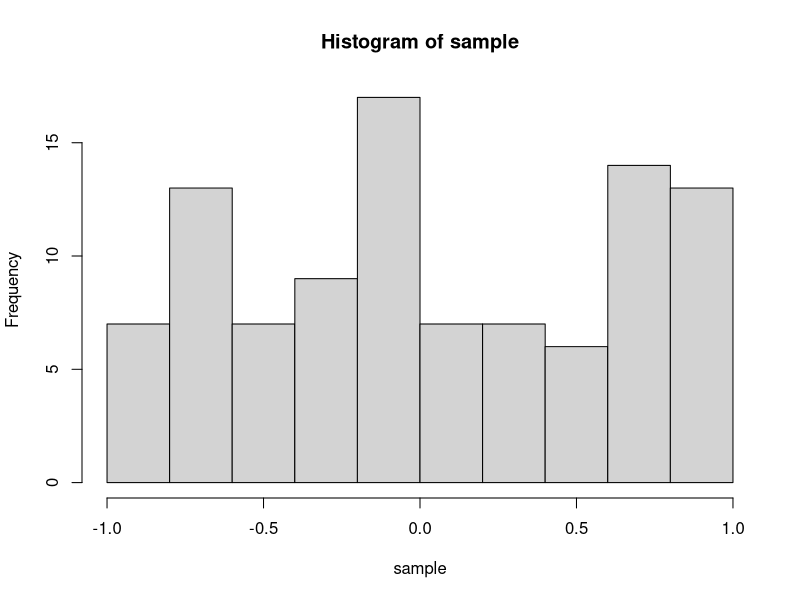
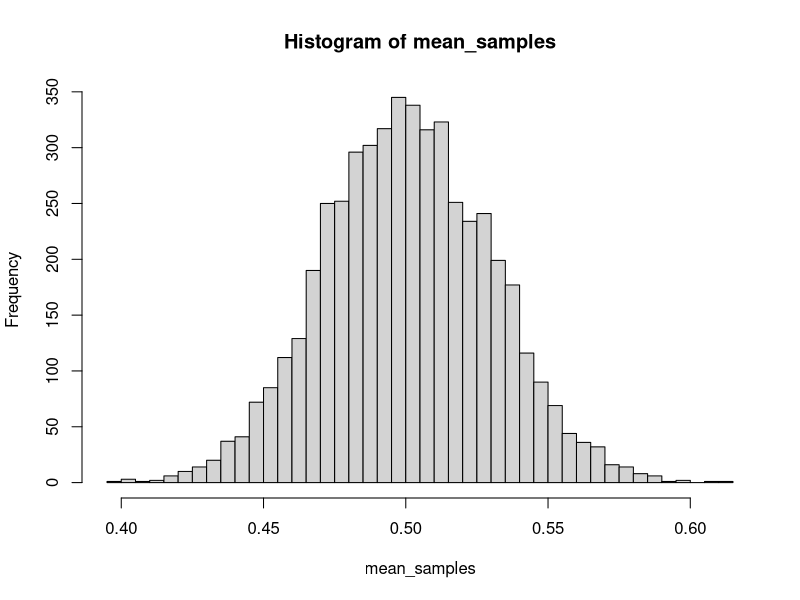

These charts were generated, in order, by the following R code:
# # # # # normal distribution # # # # #

# Central Limit Theorem
# "the sampling distribution of the mean will always be normally distributed, 
# as long as the sample size is large enough"

# total of samples (is this large enough?)
N_samples <- 5000

# size within each sample
n_wsample <- 100

# create vector with NAs with size N_samples
mean_samples <- rep(NA, N_samples)

# example for one sample with many distributions
sample <- runif(n_wsample,-1,1)
# sample <- rbeta(n_wsample,.5,.5)
# sample <- rexp(n_wsample,1)
# sample <- rgamma(n_wsample,2,2)

# histogram
hist(sample)

# normality test, reject null hypothesis means
shapiro.test(sample)

# built a for loop
for (i in 1:N_samples) {
  # one sample simulation, choose your distribution
  sample <- rbeta(n_wsample,.5,.5)
  # average that sample and save it in mean_samples
  mean_samples[i] <- mean(runif(n_wsample))
}

# histogram
hist(mean_samples, 50)

# normality test
shapiro.test(mean_samples)
